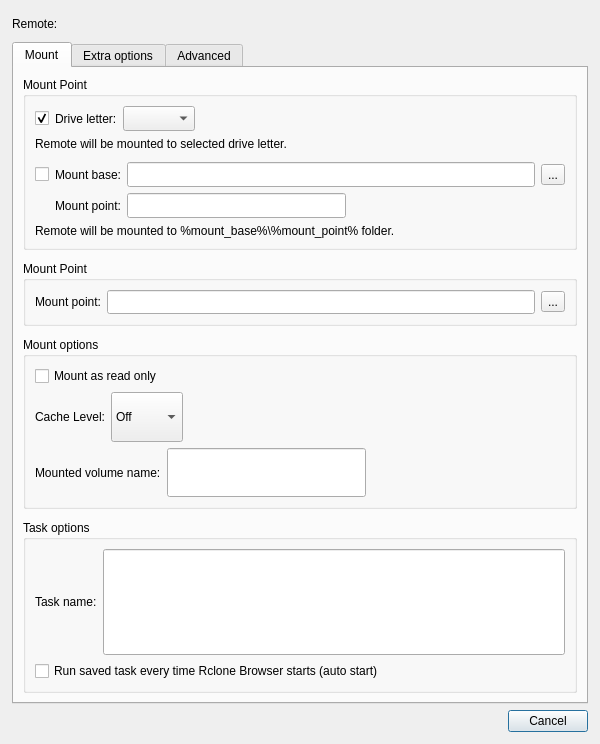
<?xml version="1.0" encoding="UTF-8"?>
<ui version="4.0">
 <class>MountDialog</class>
 <widget class="QDialog" name="MountDialog">
  <property name="geometry">
   <rect>
    <x>0</x>
    <y>0</y>
    <width>600</width>
    <height>744</height>
   </rect>
  </property>
  <property name="minimumSize">
   <size>
    <width>600</width>
    <height>0</height>
   </size>
  </property>
  <layout class="QVBoxLayout" name="verticalLayout_7">
   <property name="leftMargin">
    <number>12</number>
   </property>
   <property name="topMargin">
    <number>12</number>
   </property>
   <property name="rightMargin">
    <number>12</number>
   </property>
   <property name="bottomMargin">
    <number>12</number>
   </property>
   <item>
    <layout class="QHBoxLayout" name="horizontalLayout_7">
     <item>
      <widget class="QLabel" name="label_remote">
       <property name="text">
        <string>Remote:</string>
       </property>
      </widget>
     </item>
     <item>
      <widget class="QLineEdit" name="remoteToMount">
       <property name="minimumSize">
        <size>
         <width>0</width>
         <height>24</height>
        </size>
       </property>
       <property name="contextMenuPolicy">
        <enum>Qt::NoContextMenu</enum>
       </property>
       <property name="styleSheet">
        <string notr="true">* { background-color: rgba(0, 0, 0, 0); }</string>
       </property>
       <property name="frame">
        <bool>false</bool>
       </property>
       <property name="readOnly">
        <bool>true</bool>
       </property>
      </widget>
     </item>
    </layout>
   </item>
   <item>
    <widget class="QTabWidget" name="tabWidget">
     <property name="currentIndex">
      <number>0</number>
     </property>
     <widget class="QWidget" name="mountPoint">
      <attribute name="title">
       <string>Mount</string>
      </attribute>
      <layout class="QVBoxLayout" name="verticalLayout_6">
       <item>
        <widget class="QGroupBox" name="groupBox_Win">
         <property name="title">
          <string>Mount Point</string>
         </property>
         <layout class="QVBoxLayout" name="verticalLayout_4">
          <item>
           <layout class="QHBoxLayout" name="horizontalLayout_2">
            <item>
             <widget class="QCheckBox" name="cb_driveLetter">
              <property name="toolTip">
               <string>&lt;html&gt;&lt;head/&gt;&lt;body&gt;&lt;p&gt;Mount to drive letter&lt;/p&gt;&lt;/body&gt;&lt;/html&gt;</string>
              </property>
              <property name="text">
               <string/>
              </property>
              <property name="checked">
               <bool>true</bool>
              </property>
              <property name="autoExclusive">
               <bool>true</bool>
              </property>
             </widget>
            </item>
            <item>
             <widget class="QLabel" name="label_driveLetter">
              <property name="text">
               <string>Drive letter:</string>
              </property>
             </widget>
            </item>
            <item>
             <widget class="QComboBox" name="combo_driveLetter">
              <property name="sizePolicy">
               <sizepolicy hsizetype="Preferred" vsizetype="MinimumExpanding">
                <horstretch>0</horstretch>
                <verstretch>0</verstretch>
               </sizepolicy>
              </property>
              <property name="toolTip">
               <string>&lt;html&gt;&lt;head/&gt;&lt;body&gt;&lt;p&gt;Select drive letter&lt;/p&gt;&lt;/body&gt;&lt;/html&gt;</string>
              </property>
             </widget>
            </item>
            <item>
             <spacer name="horizontalSpacer_driveLetter">
              <property name="orientation">
               <enum>Qt::Horizontal</enum>
              </property>
              <property name="sizeHint" stdset="0">
               <size>
                <width>40</width>
                <height>20</height>
               </size>
              </property>
             </spacer>
            </item>
           </layout>
          </item>
          <item>
           <widget class="QLabel" name="label_driveLetterInfo">
            <property name="text">
             <string>Remote will be mounted to selected drive letter.</string>
            </property>
           </widget>
          </item>
          <item>
           <spacer name="verticalSpacer_5">
            <property name="orientation">
             <enum>Qt::Vertical</enum>
            </property>
            <property name="sizeType">
             <enum>QSizePolicy::Fixed</enum>
            </property>
            <property name="sizeHint" stdset="0">
             <size>
              <width>20</width>
              <height>5</height>
             </size>
            </property>
           </spacer>
          </item>
          <item>
           <layout class="QHBoxLayout" name="horizontalLayout_4">
            <item>
             <widget class="QCheckBox" name="cb_mountPointWin">
              <property name="toolTip">
               <string>&lt;html&gt;&lt;head/&gt;&lt;body&gt;&lt;p&gt;Mount to drive directory&lt;/p&gt;&lt;/body&gt;&lt;/html&gt;</string>
              </property>
              <property name="text">
               <string/>
              </property>
              <property name="autoExclusive">
               <bool>true</bool>
              </property>
             </widget>
            </item>
            <item>
             <widget class="QLabel" name="label_mountBase">
              <property name="text">
               <string>Mount base:</string>
              </property>
              <property name="buddy">
               <cstring>le_mountBase</cstring>
              </property>
             </widget>
            </item>
            <item>
             <widget class="QLineEdit" name="le_mountBase">
              <property name="sizePolicy">
               <sizepolicy hsizetype="Expanding" vsizetype="MinimumExpanding">
                <horstretch>0</horstretch>
                <verstretch>0</verstretch>
               </sizepolicy>
              </property>
              <property name="minimumSize">
               <size>
                <width>0</width>
                <height>24</height>
               </size>
              </property>
              <property name="toolTip">
               <string>&lt;html&gt;&lt;head/&gt;&lt;body&gt;&lt;p&gt;Base folder where remote will be mounted to&lt;/p&gt;&lt;/body&gt;&lt;/html&gt;</string>
              </property>
             </widget>
            </item>
            <item>
             <widget class="QToolButton" name="le_mountBaseBrowse">
              <property name="toolTip">
               <string>&lt;html&gt;&lt;head/&gt;&lt;body&gt;&lt;p&gt;&lt;span style=&quot; font-size:13pt;&quot;&gt;Browse for mount base folder&lt;/span&gt;&lt;/p&gt;&lt;/body&gt;&lt;/html&gt;</string>
              </property>
              <property name="text">
               <string>...</string>
              </property>
             </widget>
            </item>
           </layout>
          </item>
          <item>
           <layout class="QHBoxLayout" name="horizontalLayout_8">
            <item>
             <spacer name="horizontalSpacer">
              <property name="orientation">
               <enum>Qt::Horizontal</enum>
              </property>
              <property name="sizeType">
               <enum>QSizePolicy::Fixed</enum>
              </property>
              <property name="sizeHint" stdset="0">
               <size>
                <width>20</width>
                <height>20</height>
               </size>
              </property>
             </spacer>
            </item>
            <item>
             <widget class="QLabel" name="label_mountPointWin">
              <property name="text">
               <string>Mount point:</string>
              </property>
             </widget>
            </item>
            <item>
             <widget class="QLineEdit" name="le_mountPointWin">
              <property name="sizePolicy">
               <sizepolicy hsizetype="Expanding" vsizetype="MinimumExpanding">
                <horstretch>0</horstretch>
                <verstretch>0</verstretch>
               </sizepolicy>
              </property>
              <property name="minimumSize">
               <size>
                <width>0</width>
                <height>24</height>
               </size>
              </property>
              <property name="toolTip">
               <string>&lt;html&gt;&lt;head/&gt;&lt;body&gt;&lt;p&gt;Mount point folder name - folder will be temporarily created during mount.&lt;/p&gt;&lt;/body&gt;&lt;/html&gt;</string>
              </property>
             </widget>
            </item>
            <item>
             <spacer name="horizontalSpacer_6">
              <property name="orientation">
               <enum>Qt::Horizontal</enum>
              </property>
              <property name="sizeHint" stdset="0">
               <size>
                <width>40</width>
                <height>20</height>
               </size>
              </property>
             </spacer>
            </item>
           </layout>
          </item>
          <item>
           <widget class="QLabel" name="label_mountPointWinInfo">
            <property name="text">
             <string>Remote will be mounted to %mount_base%\%mount_point% folder.</string>
            </property>
           </widget>
          </item>
         </layout>
        </widget>
       </item>
       <item>
        <spacer name="verticalSpacer_2">
         <property name="orientation">
          <enum>Qt::Vertical</enum>
         </property>
         <property name="sizeType">
          <enum>QSizePolicy::Fixed</enum>
         </property>
         <property name="sizeHint" stdset="0">
          <size>
           <width>20</width>
           <height>5</height>
          </size>
         </property>
        </spacer>
       </item>
       <item>
        <widget class="QGroupBox" name="groupBox_notWin">
         <property name="title">
          <string>Mount Point</string>
         </property>
         <layout class="QVBoxLayout" name="verticalLayout_5">
          <item>
           <layout class="QHBoxLayout" name="horizontalLayout_11">
            <item>
             <widget class="QLabel" name="label">
              <property name="text">
               <string>Mount point:</string>
              </property>
             </widget>
            </item>
            <item>
             <widget class="QLineEdit" name="le_mountPointNotWin">
              <property name="minimumSize">
               <size>
                <width>0</width>
                <height>24</height>
               </size>
              </property>
              <property name="toolTip">
               <string>&lt;html&gt;&lt;head/&gt;&lt;body&gt;&lt;p&gt;Folder where remote will be mounted to&lt;/p&gt;&lt;/body&gt;&lt;/html&gt;</string>
              </property>
             </widget>
            </item>
            <item>
             <widget class="QToolButton" name="tb_mountPointNotWin">
              <property name="toolTip">
               <string>&lt;html&gt;&lt;head/&gt;&lt;body&gt;&lt;p&gt;&lt;span style=&quot; font-size:13pt;&quot;&gt;Browse for mount point folder&lt;/span&gt;&lt;/p&gt;&lt;/body&gt;&lt;/html&gt;</string>
              </property>
              <property name="text">
               <string>...</string>
              </property>
             </widget>
            </item>
           </layout>
          </item>
         </layout>
        </widget>
       </item>
       <item>
        <spacer name="verticalSpacer_7">
         <property name="orientation">
          <enum>Qt::Vertical</enum>
         </property>
         <property name="sizeType">
          <enum>QSizePolicy::Fixed</enum>
         </property>
         <property name="sizeHint" stdset="0">
          <size>
           <width>20</width>
           <height>5</height>
          </size>
         </property>
        </spacer>
       </item>
       <item>
        <widget class="QGroupBox" name="groupBox_2">
         <property name="title">
          <string>Mount options</string>
         </property>
         <layout class="QVBoxLayout" name="verticalLayout_3">
          <item>
           <widget class="QCheckBox" name="cb_readOnly">
            <property name="toolTip">
             <string>&lt;html&gt;&lt;head/&gt;&lt;body&gt;&lt;pre style=&quot; margin-top:12px; margin-bottom:12px; margin-left:0px; margin-right:0px; -qt-block-indent:0; text-indent:0px;&quot;&gt;&lt;span style=&quot; font-family:'.SF NS Mono';&quot;&gt;--read-only&lt;/span&gt;&lt;/pre&gt;&lt;/body&gt;&lt;/html&gt;</string>
            </property>
            <property name="text">
             <string>Mount as read only</string>
            </property>
            <property name="checked">
             <bool>false</bool>
            </property>
           </widget>
          </item>
          <item>
           <layout class="QHBoxLayout" name="horizontalLayout_9">
            <item>
             <widget class="QLabel" name="label_11">
              <property name="text">
               <string>Cache Level:</string>
              </property>
             </widget>
            </item>
            <item>
             <widget class="QComboBox" name="combob_cacheLevel">
              <property name="sizePolicy">
               <sizepolicy hsizetype="Preferred" vsizetype="MinimumExpanding">
                <horstretch>0</horstretch>
                <verstretch>0</verstretch>
               </sizepolicy>
              </property>
              <item>
               <property name="text">
                <string>Off</string>
               </property>
              </item>
              <item>
               <property name="text">
                <string>Minimal</string>
               </property>
              </item>
              <item>
               <property name="text">
                <string>Write</string>
               </property>
              </item>
              <item>
               <property name="text">
                <string>Full</string>
               </property>
              </item>
             </widget>
            </item>
            <item>
             <spacer name="horizontalSpacer_4">
              <property name="orientation">
               <enum>Qt::Horizontal</enum>
              </property>
              <property name="sizeHint" stdset="0">
               <size>
                <width>40</width>
                <height>20</height>
               </size>
              </property>
             </spacer>
            </item>
           </layout>
          </item>
          <item>
           <layout class="QHBoxLayout" name="horizontalLayout_6">
            <item>
             <widget class="QLabel" name="label_6">
              <property name="text">
               <string>Mounted volume name:</string>
              </property>
             </widget>
            </item>
            <item>
             <widget class="QLineEdit" name="le_volumeName">
              <property name="sizePolicy">
               <sizepolicy hsizetype="Expanding" vsizetype="MinimumExpanding">
                <horstretch>0</horstretch>
                <verstretch>0</verstretch>
               </sizepolicy>
              </property>
              <property name="minimumSize">
               <size>
                <width>0</width>
                <height>24</height>
               </size>
              </property>
              <property name="toolTip">
               <string>&lt;html&gt;&lt;head/&gt;&lt;body&gt;&lt;p&gt;--volname name&lt;/p&gt;&lt;/body&gt;&lt;/html&gt;</string>
              </property>
              <property name="maxLength">
               <number>32</number>
              </property>
             </widget>
            </item>
            <item>
             <spacer name="horizontalSpacer_5">
              <property name="orientation">
               <enum>Qt::Horizontal</enum>
              </property>
              <property name="sizeHint" stdset="0">
               <size>
                <width>40</width>
                <height>20</height>
               </size>
              </property>
             </spacer>
            </item>
           </layout>
          </item>
         </layout>
        </widget>
       </item>
       <item>
        <spacer name="verticalSpacer_4">
         <property name="orientation">
          <enum>Qt::Vertical</enum>
         </property>
         <property name="sizeType">
          <enum>QSizePolicy::Fixed</enum>
         </property>
         <property name="sizeHint" stdset="0">
          <size>
           <width>20</width>
           <height>5</height>
          </size>
         </property>
        </spacer>
       </item>
       <item>
        <widget class="QGroupBox" name="groupBox_4">
         <property name="title">
          <string>Task options</string>
         </property>
         <layout class="QVBoxLayout" name="verticalLayout">
          <item>
           <layout class="QHBoxLayout" name="horizontalLayout_10">
            <item>
             <widget class="QLabel" name="label_10">
              <property name="text">
               <string>Task name:</string>
              </property>
             </widget>
            </item>
            <item>
             <widget class="QLineEdit" name="taskName">
              <property name="sizePolicy">
               <sizepolicy hsizetype="Expanding" vsizetype="MinimumExpanding">
                <horstretch>0</horstretch>
                <verstretch>0</verstretch>
               </sizepolicy>
              </property>
              <property name="minimumSize">
               <size>
                <width>0</width>
                <height>24</height>
               </size>
              </property>
             </widget>
            </item>
           </layout>
          </item>
          <item>
           <widget class="QCheckBox" name="cb_taskAutostart">
            <property name="text">
             <string>Run saved task every time Rclone Browser starts (auto start)</string>
            </property>
           </widget>
          </item>
         </layout>
        </widget>
       </item>
      </layout>
     </widget>
     <widget class="QWidget" name="extraOptions">
      <attribute name="title">
       <string>Extra options</string>
      </attribute>
      <layout class="QVBoxLayout" name="verticalLayout_8">
       <item>
        <widget class="QFrame" name="frame">
         <property name="frameShape">
          <enum>QFrame::NoFrame</enum>
         </property>
         <property name="frameShadow">
          <enum>QFrame::Raised</enum>
         </property>
         <layout class="QVBoxLayout" name="verticalLayout_10">
          <property name="leftMargin">
           <number>0</number>
          </property>
          <property name="topMargin">
           <number>0</number>
          </property>
          <property name="rightMargin">
           <number>0</number>
          </property>
          <property name="bottomMargin">
           <number>0</number>
          </property>
          <item>
           <layout class="QHBoxLayout" name="horizontalLayout">
            <item>
             <widget class="QLabel" name="label_7">
              <property name="enabled">
               <bool>true</bool>
              </property>
              <property name="sizePolicy">
               <sizepolicy hsizetype="Fixed" vsizetype="Preferred">
                <horstretch>0</horstretch>
                <verstretch>0</verstretch>
               </sizepolicy>
              </property>
              <property name="text">
               <string>Default mount options:</string>
              </property>
             </widget>
            </item>
            <item>
             <widget class="QLabel" name="le_defaultMountOptions">
              <property name="enabled">
               <bool>false</bool>
              </property>
              <property name="text">
               <string/>
              </property>
             </widget>
            </item>
           </layout>
          </item>
         </layout>
        </widget>
       </item>
       <item>
        <widget class="QPlainTextEdit" name="textExtra"/>
       </item>
       <item>
        <widget class="QLabel" name="label_5">
         <property name="text">
          <string>&lt;html&gt;&lt;head/&gt;&lt;body&gt;&lt;p&gt;For more detailed infomation, refer to rclone online documentation on &lt;a href=&quot;https://rclone.org/commands/rclone_mount/&quot;&gt;&lt;span style=&quot; text-decoration: underline; color:#0068da;&quot;&gt;mount.&lt;/span&gt;&lt;/a&gt;&lt;/p&gt;&lt;/body&gt;&lt;/html&gt;</string>
         </property>
         <property name="textFormat">
          <enum>Qt::RichText</enum>
         </property>
         <property name="indent">
          <number>4</number>
         </property>
         <property name="openExternalLinks">
          <bool>true</bool>
         </property>
        </widget>
       </item>
      </layout>
     </widget>
     <widget class="QWidget" name="advanced">
      <attribute name="title">
       <string>Advanced</string>
      </attribute>
      <layout class="QVBoxLayout" name="verticalLayout_9">
       <item>
        <spacer name="verticalSpacer_9">
         <property name="orientation">
          <enum>Qt::Vertical</enum>
         </property>
         <property name="sizeType">
          <enum>QSizePolicy::Fixed</enum>
         </property>
         <property name="sizeHint" stdset="0">
          <size>
           <width>20</width>
           <height>10</height>
          </size>
         </property>
        </spacer>
       </item>
       <item>
        <widget class="QLabel" name="label_3">
         <property name="text">
          <string>Script to run after mount:</string>
         </property>
        </widget>
       </item>
       <item>
        <layout class="QHBoxLayout" name="horizontalLayout_3">
         <item>
          <widget class="QLineEdit" name="le_mountScript">
           <property name="minimumSize">
            <size>
             <width>0</width>
             <height>24</height>
            </size>
           </property>
           <property name="toolTip">
            <string>&lt;html&gt;&lt;head/&gt;&lt;body&gt;&lt;p&gt;Custom script to run after successful mount&lt;/p&gt;&lt;/body&gt;&lt;/html&gt;</string>
           </property>
          </widget>
         </item>
         <item>
          <widget class="QToolButton" name="tb_mountScriptBrowse">
           <property name="toolTip">
            <string>&lt;html&gt;&lt;head/&gt;&lt;body&gt;&lt;p&gt;&lt;span style=&quot; font-size:13pt;&quot;&gt;Browse for script&lt;/span&gt;&lt;/p&gt;&lt;/body&gt;&lt;/html&gt;</string>
           </property>
           <property name="text">
            <string>...</string>
           </property>
          </widget>
         </item>
        </layout>
       </item>
       <item>
        <spacer name="verticalSpacer_8">
         <property name="orientation">
          <enum>Qt::Vertical</enum>
         </property>
         <property name="sizeType">
          <enum>QSizePolicy::Fixed</enum>
         </property>
         <property name="sizeHint" stdset="0">
          <size>
           <width>20</width>
           <height>10</height>
          </size>
         </property>
        </spacer>
       </item>
       <item>
        <layout class="QHBoxLayout" name="horizontalLayout_5">
         <item>
          <widget class="QLabel" name="label_4">
           <property name="text">
            <string>Remote control port (RC):</string>
           </property>
          </widget>
         </item>
         <item>
          <widget class="QLineEdit" name="le_rcPort">
           <property name="minimumSize">
            <size>
             <width>0</width>
             <height>24</height>
            </size>
           </property>
           <property name="maximumSize">
            <size>
             <width>100</width>
             <height>16777215</height>
            </size>
           </property>
           <property name="toolTip">
            <string>&lt;html&gt;&lt;head/&gt;&lt;body&gt;&lt;p&gt;--rc --rc-addr localhost:$controlPort&lt;/p&gt;&lt;p&gt;--rc credentials are generated and passed via environment (RCLONE_RC_USER/RCLONE_RC_PASS)&lt;/p&gt;&lt;/body&gt;&lt;/html&gt;</string>
           </property>
           <property name="maxLength">
            <number>5</number>
           </property>
          </widget>
         </item>
         <item>
          <spacer name="horizontalSpacer_2">
           <property name="orientation">
            <enum>Qt::Horizontal</enum>
           </property>
           <property name="sizeHint" stdset="0">
            <size>
             <width>40</width>
             <height>20</height>
            </size>
           </property>
          </spacer>
         </item>
        </layout>
       </item>
       <item>
        <widget class="QLabel" name="label_2">
         <property name="text">
          <string>Allowed ports: 1024 to 65535, or 0 for auto</string>
         </property>
        </widget>
       </item>
       <item>
        <spacer name="verticalSpacer_6">
         <property name="orientation">
          <enum>Qt::Vertical</enum>
         </property>
         <property name="sizeType">
          <enum>QSizePolicy::Fixed</enum>
         </property>
         <property name="sizeHint" stdset="0">
          <size>
           <width>20</width>
           <height>10</height>
          </size>
         </property>
        </spacer>
       </item>
       <item>
        <widget class="QLabel" name="label_8">
         <property name="text">
          <string>&lt;html&gt;&lt;head/&gt;&lt;body&gt;&lt;p&gt;Script will be invoked with the following arguments:&lt;/p&gt;&lt;p&gt;$1 - rclone executable location&lt;br/&gt;$2 - RC port&lt;br/&gt;$3 - RC username&lt;br/&gt;$4 - RC password&lt;br/&gt;$5 - mount point&lt;/p&gt;&lt;/body&gt;&lt;/html&gt;</string>
         </property>
        </widget>
       </item>
       <item>
        <spacer name="verticalSpacer_3">
         <property name="orientation">
          <enum>Qt::Vertical</enum>
         </property>
         <property name="sizeType">
          <enum>QSizePolicy::Fixed</enum>
         </property>
         <property name="sizeHint" stdset="0">
          <size>
           <width>20</width>
           <height>5</height>
          </size>
         </property>
        </spacer>
       </item>
       <item>
        <widget class="QLabel" name="label_12">
         <property name="text">
          <string>&lt;html&gt;&lt;head/&gt;&lt;body&gt;&lt;p&gt;Check our &lt;a href=&quot;https://github.com/kapitainsky/RcloneBrowser/wiki/Post-mount-script&quot;&gt;&lt;span style=&quot; text-decoration: underline; color:#419cff;&quot;&gt;wiki&lt;/span&gt;&lt;/a&gt; guide for examples how to use post mount script.&lt;/p&gt;&lt;/body&gt;&lt;/html&gt;</string>
         </property>
         <property name="openExternalLinks">
          <bool>true</bool>
         </property>
        </widget>
       </item>
       <item>
        <spacer name="verticalSpacer">
         <property name="orientation">
          <enum>Qt::Vertical</enum>
         </property>
         <property name="sizeHint" stdset="0">
          <size>
           <width>20</width>
           <height>0</height>
          </size>
         </property>
        </spacer>
       </item>
      </layout>
     </widget>
    </widget>
   </item>
   <item>
    <widget class="QDialogButtonBox" name="buttonBox">
     <property name="standardButtons">
      <set>QDialogButtonBox::Cancel</set>
     </property>
    </widget>
   </item>
  </layout>
 </widget>
 <resources/>
 <connections/>
</ui>
